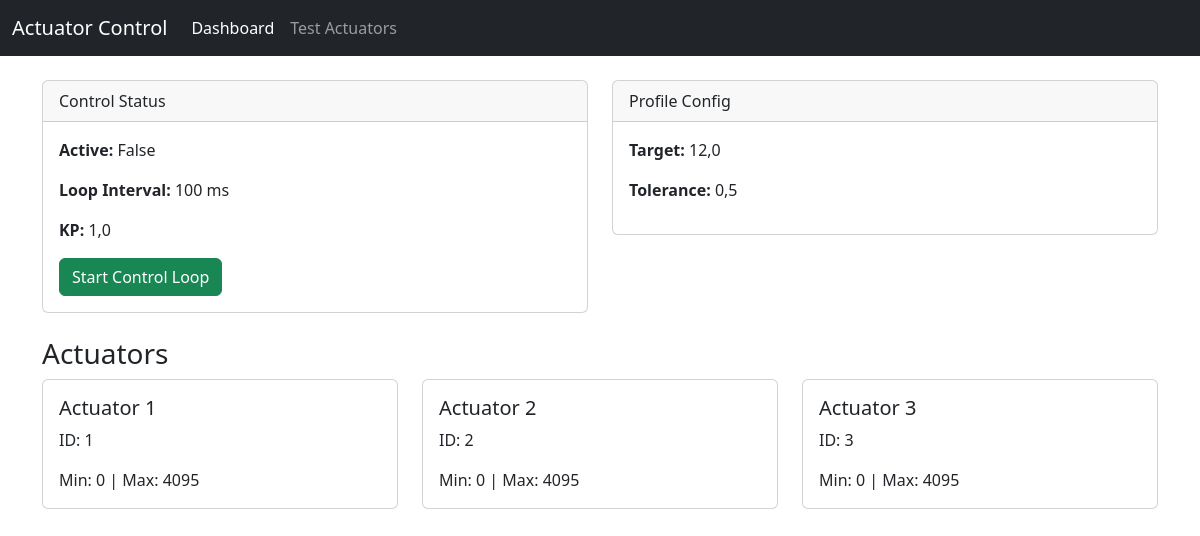
/, run on an earlier commit of the app's database.
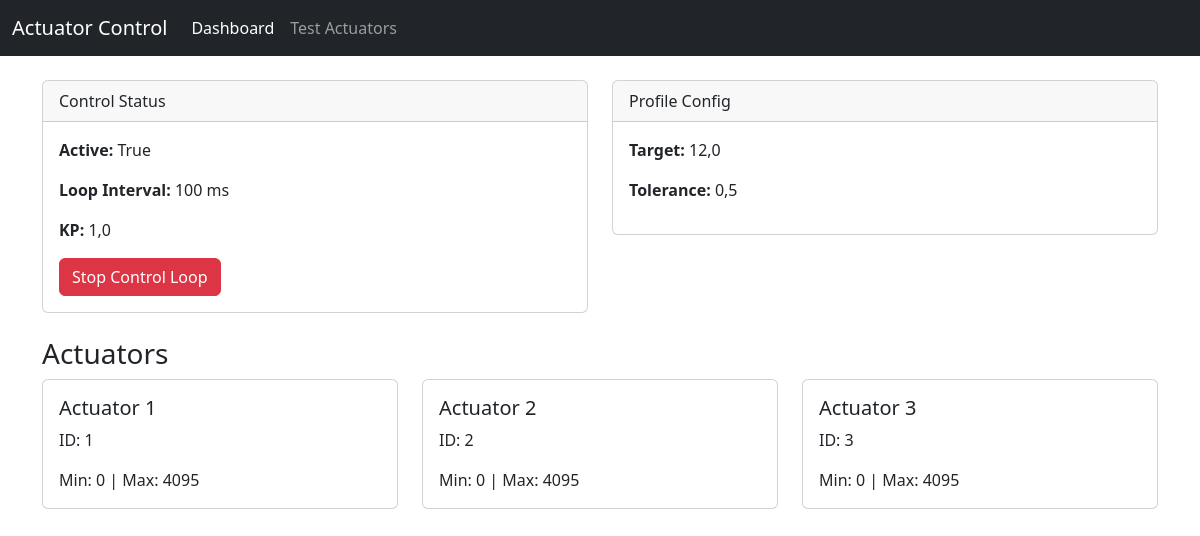
And on a later commit of the database.
### apps/hardware/models.py (models this page shows, shortened)
class ControlSettings(models.Model):
    is_active = models.BooleanField(default=False)
    loop_interval_ms = models.PositiveIntegerField(default=100) # Control loop speed
    kp = models.FloatField(default=1.0, help_text="Proportional Gain")
    ki = models.FloatField(default=0.0, help_text="Integral Gain")
    kd = models.FloatField(default=0.0, help_text="Derivative Gain")

### apps/web/views.py (the view)
# urls.py: path('', DashboardView.as_view(), name='dashboard'),
class DashboardView(TemplateView):
    template_name = "web/dashboard.html"
    def get_context_data(self, **kwargs):
        context = super().get_context_data(**kwargs)
        context['actuators'] = ActuatorConfig.objects.all()
        context['profile_config'] = ProfileConfig.objects.first()
        context['control_settings'] = ControlSettings.objects.first()
        return context

### apps/web/templates/web/dashboard.html (shortened to what this page needs)
{% extends 'web/base.html' %}
{% block content %}
<div class="row">
    <div class="col-md-6 mb-4">
        <div class="card">
            <div class="card-header">Control Status</div>
            <div class="card-body">
                {% if control_settings %}
                <p><strong>Active:</strong> {{ control_settings.is_active }}</p>
                <p><strong>Loop Interval:</strong> {{ control_settings.loop_interval_ms }} ms</p>
                <p><strong>KP:</strong> {{ control_settings.kp }}</p>
                <div class="mt-3">
                    <form action="{% url 'toggle_control' %}" method="post">
                        {% if control_settings.is_active %}
                        <button type="submit" class="btn btn-danger">Stop Control Loop</button>
                        {% else %}
                        <button type="submit" class="btn btn-success">Start Control Loop</button>
                        {% endif %}
                    </form>
                </div>
                {% else %}
                <p class="text-warning">No Control Settings Found. Please run
                    <code>python manage.py init_data</code>
                </p>
                {% endif %}
            </div>
        </div>
    </div>
    <div class="col-md-6 mb-4">
        <div class="card">
            <div class="card-header">Profile Config</div>
            <div class="card-body">
                {% if profile_config %}
                <p><strong>Target:</strong> {{ profile_config.target_value }}</p>
                <p><strong>Tolerance:</strong> {{ profile_config.tolerance }}</p>
                {% else %}
                <p class="text-warning">No Profile Config Found</p>
                {% endif %}
            </div>
        </div>
    </div>
</div>
<h3>Actuators</h3>
<div class="row">
    {% for actuator in actuators %}
    <div class="col-md-4 mb-3">
        <div class="card">
            <div class="card-body">
                <h5 class="card-title">{{ actuator.name }}</h5>
                <p class="card-text">ID: {{ actuator.modbus_id }}</p>
                <p class="card-text">Min: {{ actuator.min_position }} | Max: {{ actuator.max_position }}</p>
            </div>
        </div>
    </div>
    {% empty %}
    <div class="col-12">
        <p>No actuators configured.</p>
    </div>
    {% endfor %}
</div>
{% endblock %}

What changed in the data, as far as the page shows it:
changed ControlSettings: is_active "False" → "True"
Also different on the page:
text no longer shown: "Start Control Loop"
text now shown: "Stop Control Loop"
